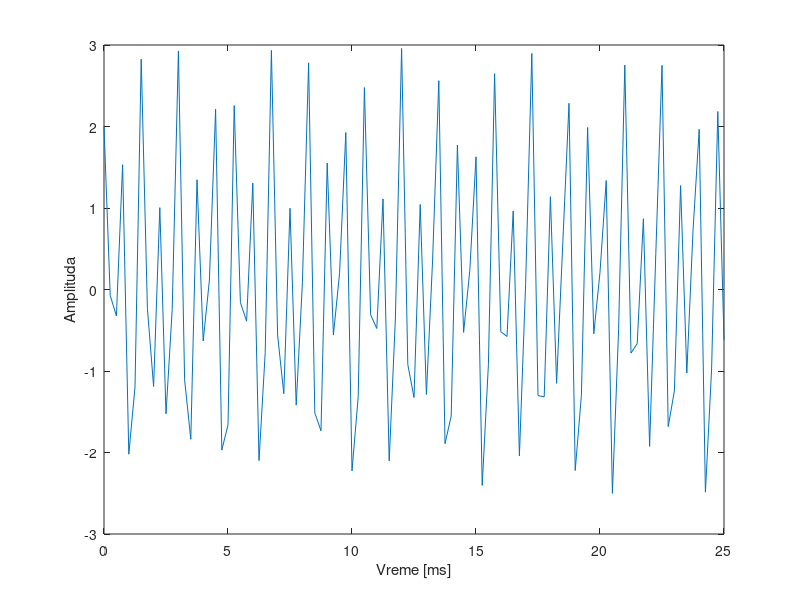

Write MATLAB code to recreate this figure.
clear all; close all; clc;
a= [11 1209 1336 1447; 697 1 2 3; 770 4 5 6; 852 7 8 9; 941 31 0 41]; % # i * zamenjeni rendom ciframa
[br1,br2]=size(a); %Dimenzije matrice
indeks = input('Unesite broj indeksa: ');
moj = mod(indeks,10); %poslednja cifra
Frekv_odabiranja=8000;
for i = 1:br1
    for j = 1:br2
        if moj == a(i,j)
            fv = a(1,j);
            fn = a(i,1);
            break;
        else
            continue;
        end
    end
end %Trazenje zadatog broja u matrici i otkrivanje njegovih odgovarajucih frekvencija fv i fn
if fv>Frekv_odabiranja
    exit;
end
if fn>Frekv_odabiranja
exit;
end
Tv = 1/fv*1000;
Tn = 1/fn*1000; %Izvrseno je mnozenje sa 1000 kako bi vremenska osa bila u milisekundama
t = 0:0.25:25;
gr = 2*cos((2*pi*t)/Tv)+sin((2*pi*t)/Tn); %Signal za frekvenciju fv je za 3dB (2 puta) veci od signala za frekvenciju fn
plot(t,gr);
xlabel('Vreme [ms]');
ylabel('Amplituda');
